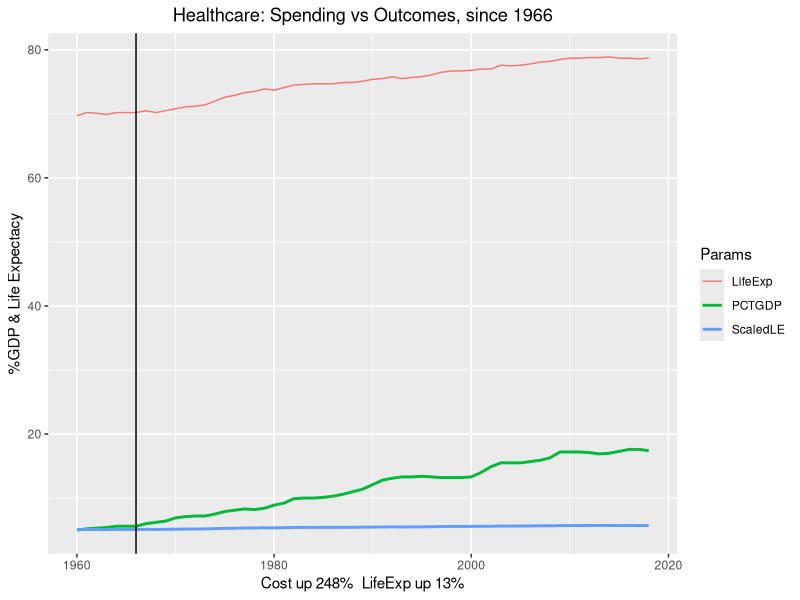

Source code (R):
# explanation of data ETL below the code

# start with a clean workspace :-/
rm(list=ls())
library(tidyverse)
library(sqldf)

nhe_wide <- read_csv("data/NHE22_cleaned.csv" )
nhe_long <- pivot_longer(nhe_wide, cols = everything() )
colnames(nhe_long) <- c("Year", "PCTGDP")
nhe_long$Year <- as.numeric(nhe_long$Year)

nchs_long <- read_csv("data/NCHS_cleaned.csv")

#str(nhe_long)
#str(nchs_long)

# this works and it's concise but also very R-specific
#CostOutcome <- merge( nhe_long, nchs_long, by = "Year")

# using SQL to facilitate future migration to an SQL db.
CostOutcome <- sqldf("SELECT nhe_long.Year, nhe_long.PCTGDP, nchs_long.LifeExpectancy FROM nhe_long, nchs_long WHERE nhe_long.Year = nchs_long.Year")

#========================================================
# add a column for life expectancy scaled to %gdp
# 1966 life expectancy = 68.9 years, %GDP spending = 5%
CostOutcome$Scaled <- CostOutcome$LifeExpectancy/(68.9/5)
#========================================================

CostVsOutcome <- CostOutcome %>% 
  ggplot(aes(x = Year)) +
  geom_line(aes(y = PCTGDP, color = "PCTGDP"), linewidth=1) +
  geom_line(aes(y = LifeExpectancy, color = "LifeExp"), linewidth=0.5) +
  geom_line(aes(y = Scaled, color = "ScaledLE"), linewidth=1) +
  guides(color = guide_legend(title = "Params")) +
  geom_vline(xintercept = 1966) +
  labs( title = "Healthcare: Spending vs Outcomes, since 1966", x = "Cost up 248%  LifeExp up 13%", y = "%GDP & Life Expectacy" ) +
  theme(plot.title = element_text(hjust = 0.5))


# now show the graph
CostVsOutcome



#:::::::: Data source/ETL: https://www.cms.gov/data-research/statistics-trends-and-reports/national-health-expenditure-data/historical
# 
# In retrospect, this is a small and quite messy dataset.  It has freestyle header and footer text and the bulk of the tabular data is not of interest.  
# 
# Downloaded:
#   "NHE Summary, including share of GDP, CY 1960-2022 (ZIP)"
# 
# 1) "Extract all..." applied to the ZIP folder;
# 2) Used Google Sheets to open ("Import") "NHE_Summary.xlsx";
# 3) Deleted all rows except the original Rows 2 and 31 (becoming Rows 1 & 2);
# 4) Deleted Column A to get rid of chr names;
# 6) Saved ("Download") data in CSV format as "NHE_cleaned.csv";
# 7) Read that into an R data.frame and reformatted in R:
#   
#   nhe_wide <- read_csv("data/NHE22_cleaned.csv")
#   nhe_long <- pivot_longer(nhe_wide, cols=everything())
#   colnames(nhe_long) <- c("Year", "PCTGDP")
#   
#:::::::Data source/ETL (life expectancy [all races, both sexes]):
# 
# 1) From https://catalog.data.gov/dataset/nchs-death-rates-and-life-expectancy-at-birth downloaded the CSV format;
# 2) Imported into GSheets;
# 3) Kept Rows 1 - 120 (all races, both sexes);
# 4) Kept only Column A & D (became A & B);
# 5) renamed Column B to "LifeExpectancy";
# 5) Saved/"Download" as "LifeExpectancy_cleaned.csv";
# 6) Column names: nchs_long <- read_csv("data/NCHS_cleaned.csv")
# colnames(nchs_long) <- c("Year", "LifeExp")
# 
#:::::::Data source/ETL (life expectancy [all races, both sexes]):
# 
# 1) From https://www.cms.gov/files/zip/national-health-expenditures-type-service-and-source-funds-cy-1960-2022.zip downloaded the XLSX format.
# 2) Imported into GSheets;
# 3) Did some stuff ... tbd


# That prepared the data for analysis and visualization.
